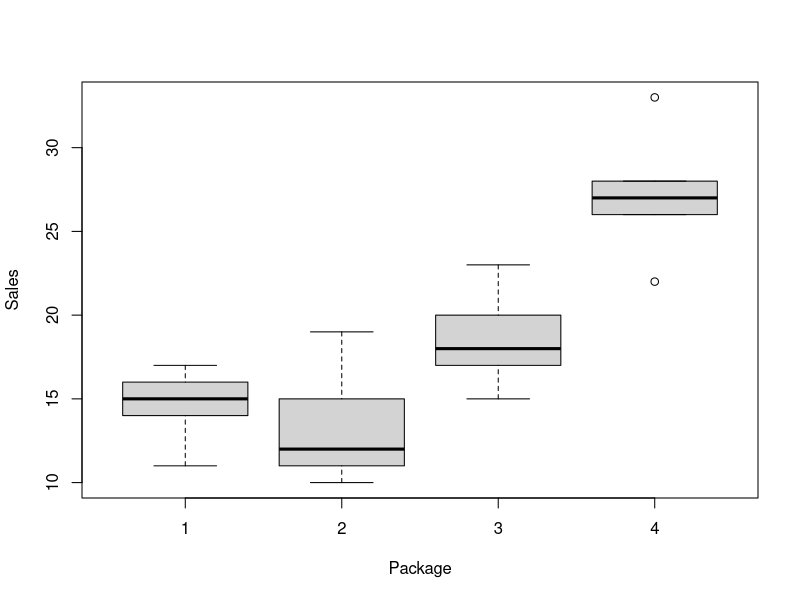

Here is the R script that generated this plot:
# Data frame
raw <- data.frame(Package=factor(c(1,2,3,4)),
                  S1 = c(11,12,23,27),
                  S2 = c(17,10,20,33),
                  S3 = c(16,15,18,22),
                  S4 = c(14,19,17,26),
                  S5 = c(15,11,15,28))
#                  S5 = c(15,11,NA,28))

# Data needs to be reshaped!
df <- reshape(raw, 
              v.names="Sales",
              idvar = "Package",
              direction = "long", 
              timevar="Store", 
              varying = c("S1","S2","S3","S4","S5"))

boxplot(Sales ~ Package, df)

#
# Calculations (Very explicit)
#

# Separate out the packages
xs1 <- df$Sales[df$Package == 1]
xs2 <- df$Sales[df$Package == 2]
xs3 <- df$Sales[df$Package == 3]
xs4 <- df$Sales[df$Package == 4]

# Calculate the mean for each
xb1 <- mean(xs1)
xb2 <- mean(xs2)
xb3 <- mean(xs3)
xb4 <- mean(xs4)
            
# Calculate Total
xs <- c(xs1, xs2, xs3, xs4)
xbb <- mean(xs)
SSB <- sum((xs-xbb)^2)

# Calculate Within
# Th
SSW <- sum(c( (xs1-xb1)^2, 
              (xs2-xb2)^2, 
              (xs3-xb3)^2, 
              (xs4-xb4)^2))

# Calculate Between
SSB <- sum(5*c((xb1-xbb)^2, 
               (xb2-xbb)^2, 
               (xb3-xbb)^2, 
               (xb4-xbb)^2))

# Calculate F
MSW <- SSW/(length(xs)-4)
MSB <- SSB/(4-1)

F = MSB/MSW


